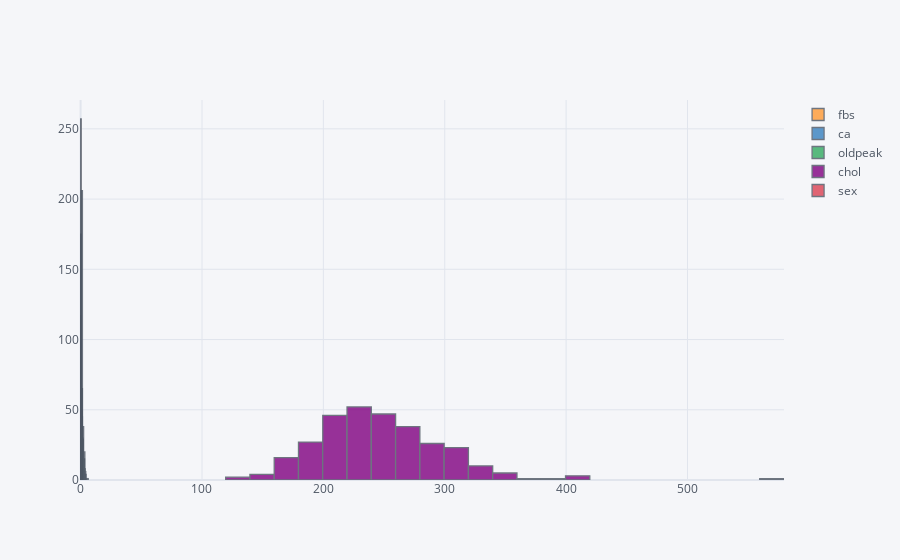

Notebook code cell kept with this figure:
### Code cell
#df[skew_cols.index].iplot(kind='hist');

### Figure 1 — Plotly figure (JSON) as saved in the notebook; plotly's stock layout.template omitted (floating-point values rounded to 4 significant figures; data arrays with more than 128 entries replaced by an {"elided": "..."} marker saying what was removed)
{"data": [{"histfunc": "count", "histnorm": "", "marker": {"color": "rgba(255, 153, 51, 1.0)", "line": {"color": "#4D5663", "width": 1.3}}, "name": "fbs", "opacity": 0.8, "orientation": "v", "x": {"elided": "302 int values"}, "type": "histogram"}, {"histfunc": "count", "histnorm": "", "marker": {"color": "rgba(55, 128, 191, 1.0)", "line": {"color": "#4D5663", "width": 1.3}}, "name": "ca", "opacity": 0.8, "orientation": "v", "x": {"elided": "302 int values"}, "type": "histogram"}, {"histfunc": "count", "histnorm": "", "marker": {"color": "rgba(50, 171, 96, 1.0)", "line": {"color": "#4D5663", "width": 1.3}}, "name": "oldpeak", "opacity": 0.8, "orientation": "v", "x": {"elided": "302 float values"}, "type": "histogram"}, {"histfunc": "count", "histnorm": "", "marker": {"color": "rgba(128, 0, 128, 1.0)", "line": {"color": "#4D5663", "width": 1.3}}, "name": "chol", "opacity": 0.8, "orientation": "v", "x": {"elided": "302 int values"}, "type": "histogram"}, {"histfunc": "count", "histnorm": "", "marker": {"color": "rgba(219, 64, 82, 1.0)", "line": {"color": "#4D5663", "width": 1.3}}, "name": "sex", "opacity": 0.8, "orientation": "v", "x": {"elided": "302 int values"}, "type": "histogram"}], "layout": {"barmode": "overlay", "legend": {"bgcolor": "#F5F6F9", "font": {"color": "#4D5663"}}, "paper_bgcolor": "#F5F6F9", "plot_bgcolor": "#F5F6F9", "title": {"font": {"color": "#4D5663"}}, "xaxis": {"gridcolor": "#E1E5ED", "showgrid": true, "tickfont": {"color": "#4D5663"}, "title": {"font": {"color": "#4D5663"}, "text": ""}, "zerolinecolor": "#E1E5ED"}, "yaxis": {"gridcolor": "#E1E5ED", "showgrid": true, "tickfont": {"color": "#4D5663"}, "title": {"font": {"color": "#4D5663"}, "text": ""}, "zerolinecolor": "#E1E5ED"}}}
